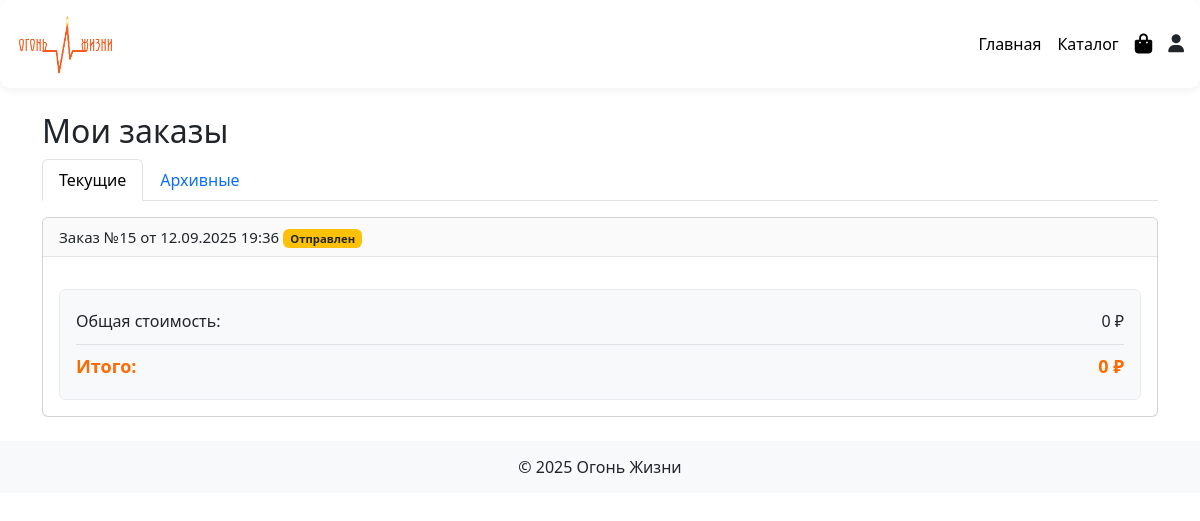
The page /orders/my-orders/ (signed in) on the database its author committed.
### orders/models.py (models this page shows, shortened)
class Order(models.Model):
    STATUS_CHOICES = [
        ('new', 'Новый'),
        ('processing', 'В сборке'),
        ('shipped', 'Отправлен'),
        ('delivered', 'Доставлен'),
        ('canceled', 'Отменён'),
    ]
    first_name = models.CharField(max_length=50)
    last_name = models.CharField(max_length=50)
    email = models.EmailField()
    address = models.CharField(max_length=250)
    phone = models.CharField(max_length=20)
    created = models.DateTimeField(auto_now_add=True)
    updated = models.DateTimeField(auto_now=True)
    status = models.CharField(max_length=20, choices=STATUS_CHOICES, default='new')
    customer = models.ForeignKey("auth.User", on_delete=models.CASCADE, related_name="orders", null=True, blank=True)
    is_paid = models.BooleanField(default=False, verbose_name="Оплачен")
    promo_code = models.CharField(max_length=20, blank=True, null=True, verbose_name="Промокод")
    discount = models.IntegerField(default=0, verbose_name="Скидка %")
    total_with_discount = models.DecimalField(
        max_digits=10,
        decimal_places=2,
        blank=True,
        null=True,
        verbose_name="Сумма со скидкой"
    )
    def get_total_cost(self):
        return sum(item.get_cost() for item in self.items.all())
    def get_discount_amount(self):
        if self.discount and self.discount > 0:
            total = self.get_total_cost()
            return round(total * self.discount / 100, 2)
        return 0
    class Meta:
        ordering = ['-created']
        verbose_name = 'Заказ'
        verbose_name_plural = 'Заказы'

### orders/views.py (the view)
# urls.py: path("my-orders/", views.my_orders, name="my_orders"),
@login_required
def my_orders(request):
    active_orders = (
        Order.objects.filter(customer=request.user)
        .exclude(status__in=["delivered", "canceled"])
        .order_by("-created")  # новые сверху
    )
    archived_orders = (
        Order.objects.filter(customer=request.user, status__in=["delivered", "canceled"])
        .order_by("-created")
    )
    return render(
        request,
        "orders/my_orders.html",
        {"active_orders": active_orders, "archived_orders": archived_orders},
    )

### orders/templates/orders/my_orders.html (shortened to what this page needs)
{% extends "base.html" %}
{% block content %}
<div class="container mt-4">
    <h2>Мои заказы</h2>
    <ul class="nav nav-tabs" id="ordersTabs" role="tablist">
        <li class="nav-item" role="presentation">
            <button class="nav-link active" id="active-tab" data-bs-toggle="tab" data-bs-target="#active" type="button">
                Текущие
            </button>
        </li>
        <li class="nav-item" role="presentation">
            <button class="nav-link" id="archived-tab" data-bs-toggle="tab" data-bs-target="#archived" type="button">
                Архивные
            </button>
        </li>
    </ul>
    <div class="tab-content mt-3" id="ordersTabsContent">
        <div class="tab-pane fade show active" id="active" role="tabpanel">
            {% if active_orders %}
                {% for order in active_orders %}
                    <div class="card mb-3">
                        <div class="card-header">
                            Заказ №{{ order.id }} от {{ order.created|date:"d.m.Y H:i" }}
                            <span class="badge
                                {% if order.status == 'new' %} bg-primary
                                {% elif order.status == 'processing' %} bg-info text-dark
                                {% elif order.status == 'shipped' %} bg-warning text-dark
                                {% endif %}">
                                {{ order.get_status_display }}
                            </span>
                        </div>
                        <div class="card-body">
                            <div class="order-summary mt-3 p-3 bg-light rounded">
                                <div class="summary-row d-flex justify-content-between">
                                    <span>Общая стоимость:</span>
                                    <span>{{ order.get_total_cost }} ₽</span>
                                </div>
                                <div class="summary-row d-flex justify-content-between total fw-bold mt-2 pt-2 border-top">
                                    <span>Итого:</span>
                                    <span>
                                        {% if order.total_with_discount %}
                                            {{ order.total_with_discount }} ₽
                                        {% else %}
                                            {{ order.get_total_cost }} ₽
                                        {% endif %}
                                    </span>
                                </div>
                            </div>
                        </div>
                    </div>
                {% endfor %}
            {% else %}
                <p>Нет активных заказов.</p>
            {% endif %}
        </div>
    </div>
</div>
{% endblock %}

### orders/templates/orders/my_orders.html (style rules this page uses)
.card-header { font-size: 15px; background: #fafafa; border-bottom: 1px solid #e5e5e5; }
.order-summary { background: #f8f9fa !important; border: 1px solid #e9ecef; }
.summary-row { padding: 3px 0; }
.summary-row.total { font-size: 18px; color: #ff6a00; }

### rows shown on the page
Order: id "15", created "12.09.2025 19:36", status "Отправлен", get_total_cost "0"
